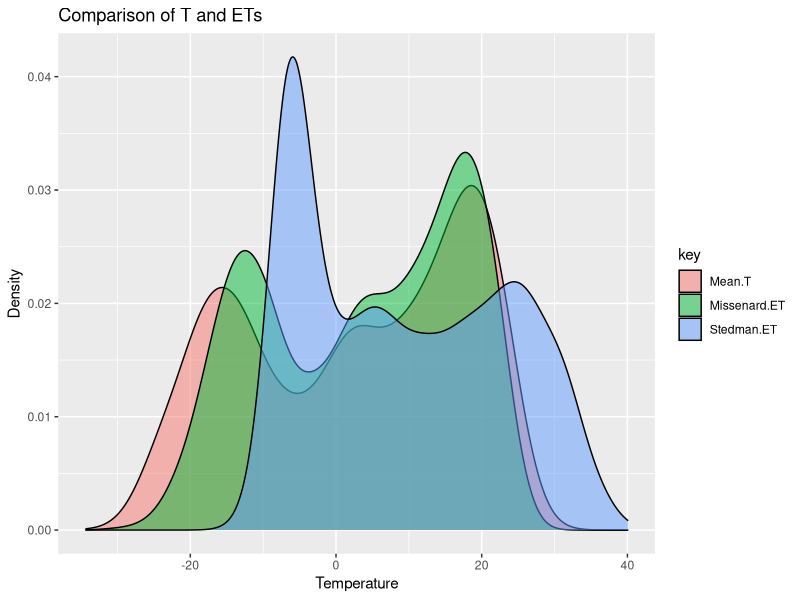
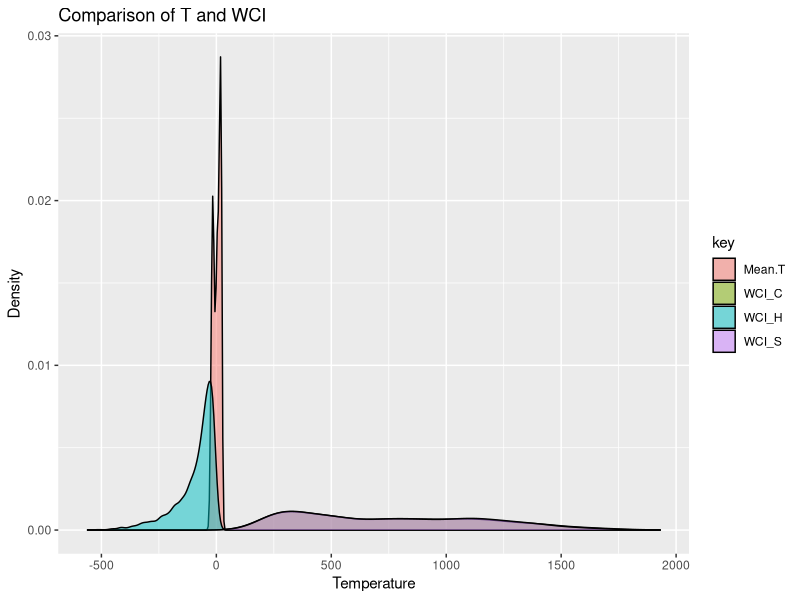
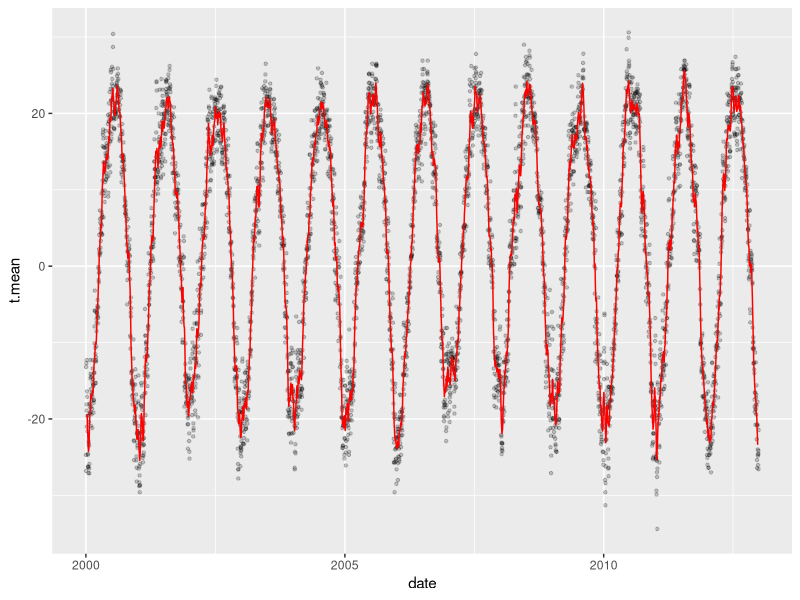
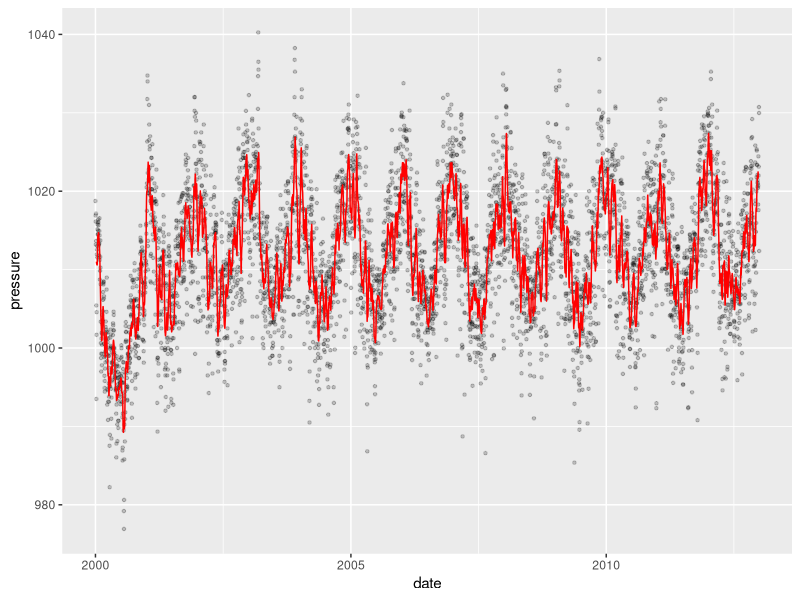
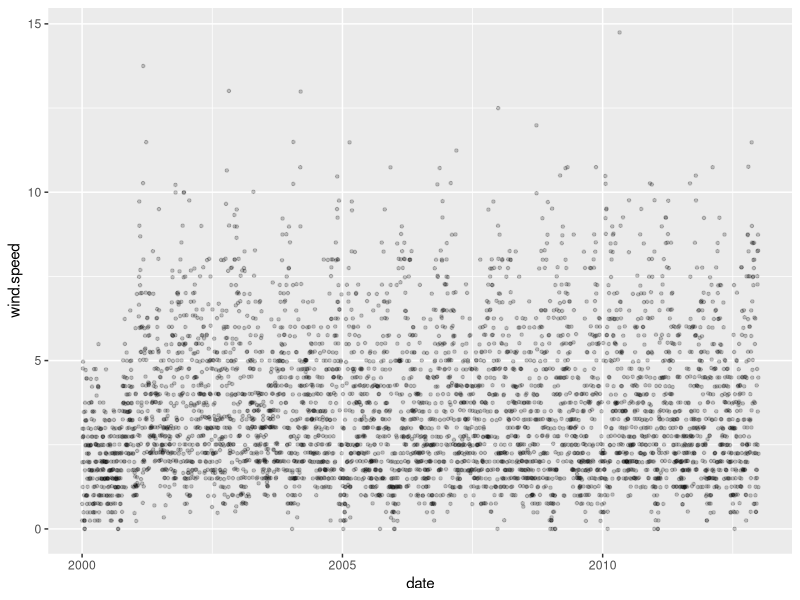
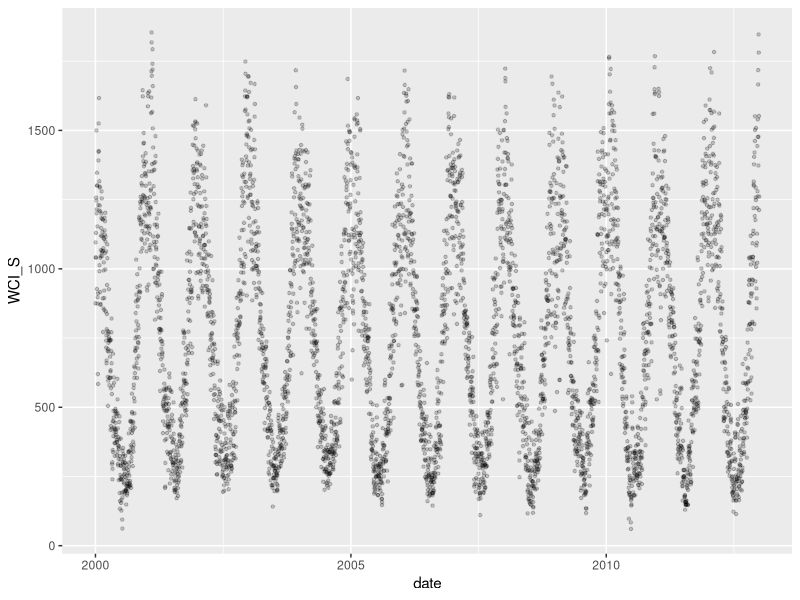
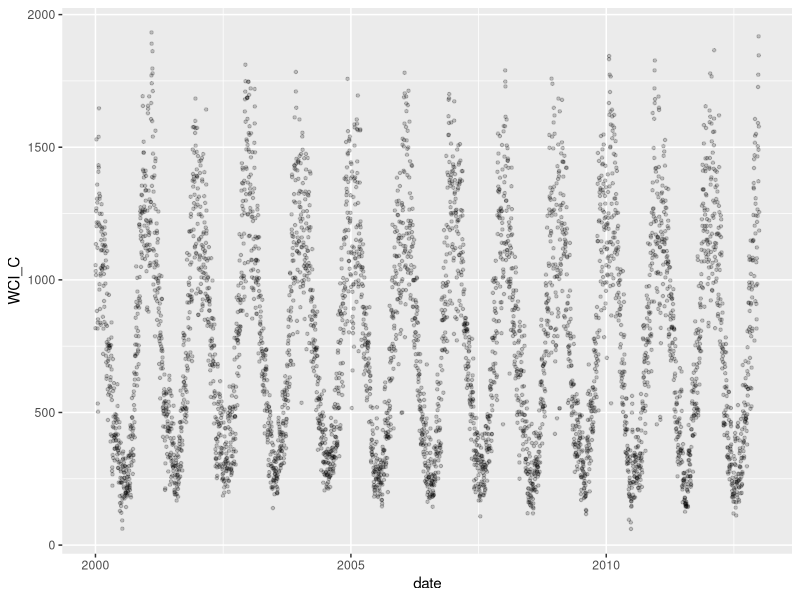
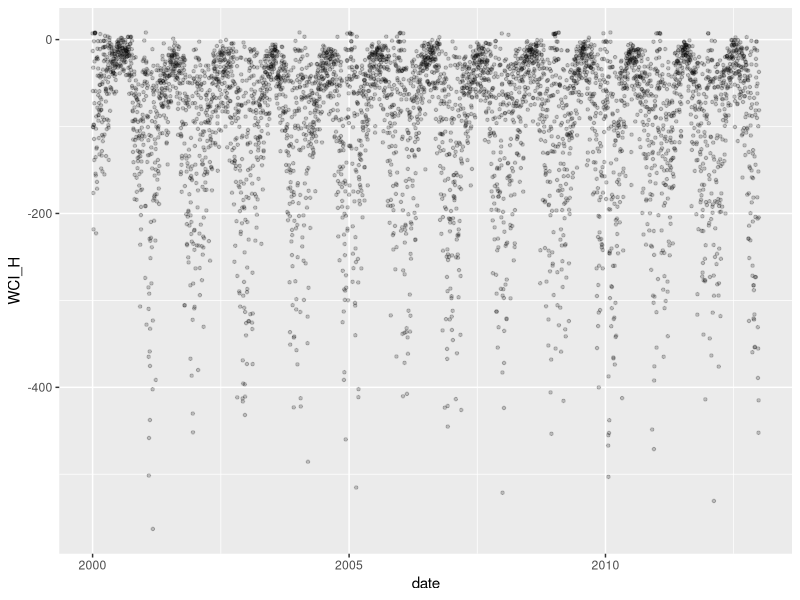

Reproduce these figures in R, in order.
## ---- chunk 1
knitr::opts_chunk$set(echo = TRUE)
default.par = par()

home.dir = "~/rproj/khb-mortality-analysis/data"
setwd(home.dir)
knitr::opts_knit$set(root.dir=home.dir)
## ---- chunk 2
library(dplyr)
library(magrittr)
library(ggplot2)
library(tidyr)
library(xts)
## ---- chunk 3
mort = 
  read.table("SSC_Mo.txt", sep='\t', header=T, dec=',') %>%
  filter(complete.cases(.)) %>%
  select(date=Date.1, mortality=Mo.W.M) %>%
  mutate(date=as.Date(date, format="%d.%m.%Y"))

mort.date = range(mort$date)

temp = 
  read.table("Khb_Temp_Daily.txt", sep=';', header=F, dec=',') %>% 
  filter(complete.cases(.)) %>%
  mutate(date=as.Date(ISOdate(V2, V3, V4))) %>%
  select(date, t.min=V6, t.mean=V8, t.max=V10) %>% 
  filter(date >= mort.date[1] & date <= mort.date[2])

press = read.table('Khb_press_dew_wind.txt', sep='\t', header=T, dec='.')
press = press %>% 
  mutate(date=as.Date(ISOdate(Year, Month, Day)),
         wind.speed=sqrt(uw * uw + vw * vw)) %>%
  select(date, pressure=P0, dew.point=Td, temp=Ta, wind.speed) %>% 
  group_by(date) %>%
  summarise(pressure.ampl=max(pressure, na.rm=T)-min(pressure, na.rm=T),
            pressure=mean(pressure, na.rm=T),
            dew.point.ampl=max(dew.point, na.rm=T)-min(dew.point, na.rm=T),
            dew.point=mean(dew.point, na.rm=T),
            wind.speed.max=max(wind.speed, na.rm=T),
            wind.speed.min=min(wind.speed, na.rm=T),
            wind.speed.ampl=wind.speed.max-wind.speed.min,
            wind.speed=mean(wind.speed, na.rm=T),
            t.min=min(temp, na.rm=T), 
            t.max=max(temp, na.rm=T),
            t.mean=round(mean(temp, na.rm=T), digits=3))

temp2 = press %>%
  select(date, t.min, t.mean, t.max) %>%
  filter(date > max(temp$date) & date <= mort.date[2])

temp = rbind(temp, temp2)

press = press %>%
  select(-c(t.min, t.mean, t.max))

temp = merge(temp, press, by='date')
merged = merge(mort, temp, by='date')
## ---- chunk 4
wd = weekdays(merged$date, abbreviate=T)
wd = factor(wd, levels=c("Mon", "Tue", "Wed", "Thu", "Fri", "Sat", "Sun"))
levels(wd) = 1:7

holidays = read.table("publicholidays-russia.txt") %>% 
  select(date=V1) %>% 
  mutate(date=as.Date(date, format="%d-%m-%Y"))

merged$is.holiday = merged$date %in% holidays$date
merged$date.dof = wd
merged$is.workday = wd %in% 1:5
## ---- chunk 5
merged$RH = exp(17.625 * merged$dew.point / (243.04 + merged$dew.point)) /
            exp(17.625 * merged$t.mean / (243.04 + merged$t.mean))

merged$ET_S = 2.719 + 0.994 * merged$t.mean + 0.016 * merged$dew.point ** 2
merged$ET_M = merged$t.mean - 0.4 * (merged$t.mean - 10) * (1 - merged$RH)
## ---- chunk 6
temp_comp = merged %>% 
  select(Stedman.ET=ET_S, Missenard.ET=ET_M, Mean.T=t.mean) %>%
  gather(key='key', value='temp')

ggplot(data=temp_comp, aes(x=temp, fill=key)) + 
  geom_density(alpha=0.5) +
  labs(x='Temperature', y='Density') + 
  ggtitle("Comparison of T and ETs")
## ---- chunk 7
merged$WCI_S = (10.45 + 10 * sqrt(merged$wind.speed) - merged$wind.speed) *
               (33 - merged$t.mean)
merged$WCI_C = (9 + 10.9 * sqrt(merged$wind.speed) - merged$wind.speed) *
               (33 - merged$t.mean)
merged$WCI_H = (0.13 + 0.47 * sqrt(merged$wind.speed) - merged$wind.speed) *
               (36.6 - merged$t.mean)

temp_comp = merged %>% 
  select(WCI_S, WCI_C, WCI_H, Mean.T=t.mean) %>%
  gather(key='key', value='temp')

ggplot(data=temp_comp, aes(x=temp, fill=key)) + 
  geom_density(alpha=0.5) +
  labs(x='Temperature', y='Density') + 
  ggtitle("Comparison of T and WCI")

## ---- chunk 8
moving.avg = function(data, window) {
  rollmean(zoo(data), window, fill=list(NA, NULL, NA))
}

ggplot(data=merged, aes(y=t.mean, x=date)) +
  geom_point(shape=20, alpha=0.2) + 
  geom_line(aes(y=moving.avg(t.mean, 15)), color='red')

ggplot(data=merged, aes(y=pressure, x=date)) +
  geom_point(shape=20, alpha=0.2) + 
  geom_line(aes(y=moving.avg(pressure, 15)), color='red')

ggplot(data=merged, aes(y=wind.speed, x=date)) +
  geom_point(shape=20, alpha=0.2)


ggplot(data=merged, aes(y=WCI_S, x=date)) +
  geom_point(shape=20, alpha=0.2)
ggplot(data=merged, aes(y=WCI_C, x=date)) +
  geom_point(shape=20, alpha=0.2)
ggplot(data=merged, aes(y=WCI_H, x=date)) +
  geom_point(shape=20, alpha=0.2)

## ---- chunk 9
ggplot(data=merged, aes(y=mortality, x=date)) +
  geom_point(shape=20, alpha=0.2) + 
  geom_smooth()
## ---- chunk 10

year = function(date) {
  as.factor(format(date, "%Y"))
}

m2 = merged %>% 
  group_by(year(date)) %>% 
  mutate(mortality=(mortality - mean(mortality)))

ggplot(data=m2, aes(y=mortality, x=date)) +
  geom_point(shape=20, alpha=0.2) + 
  geom_smooth()

